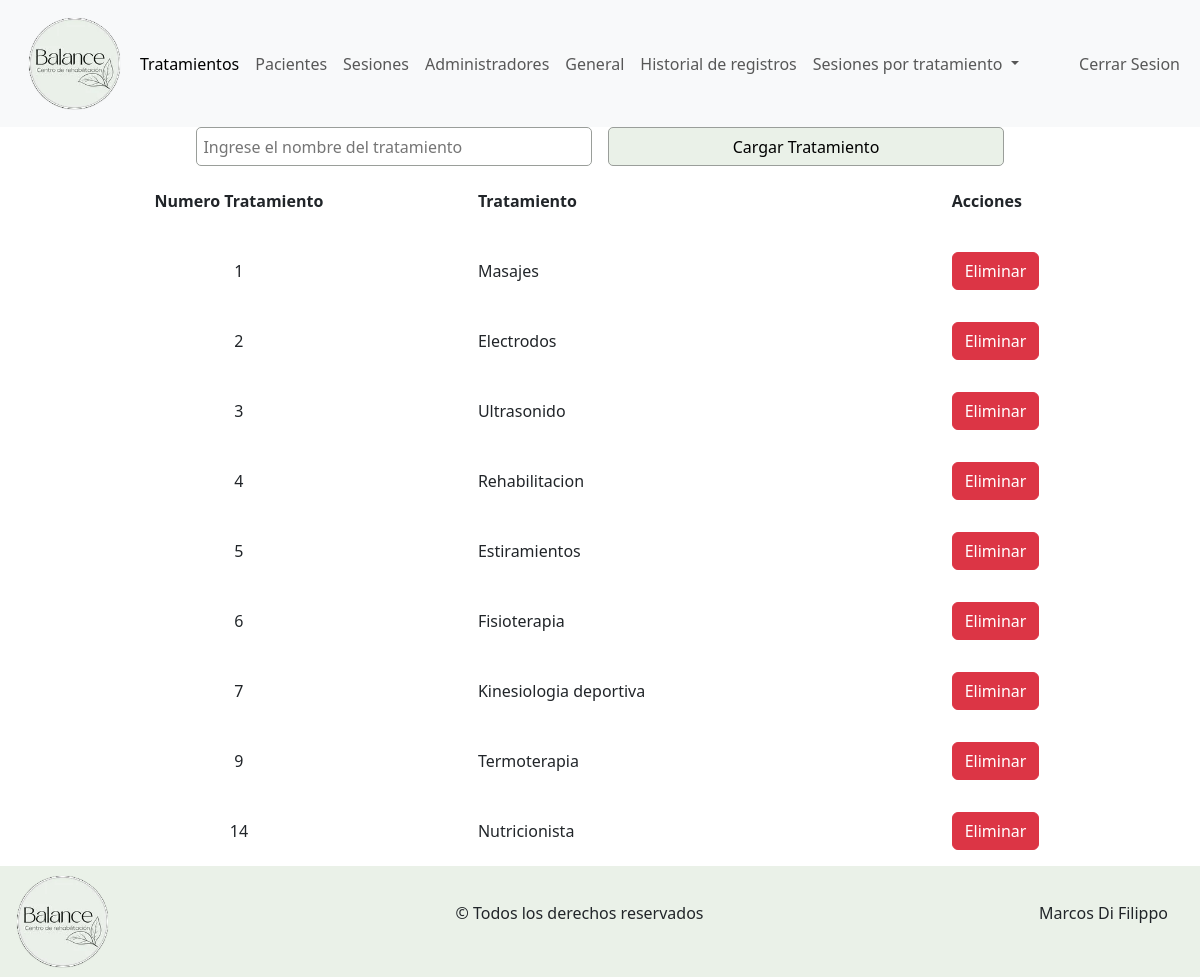
The page /admin/tratamientos.php (signed in) on the database as committed earlier.
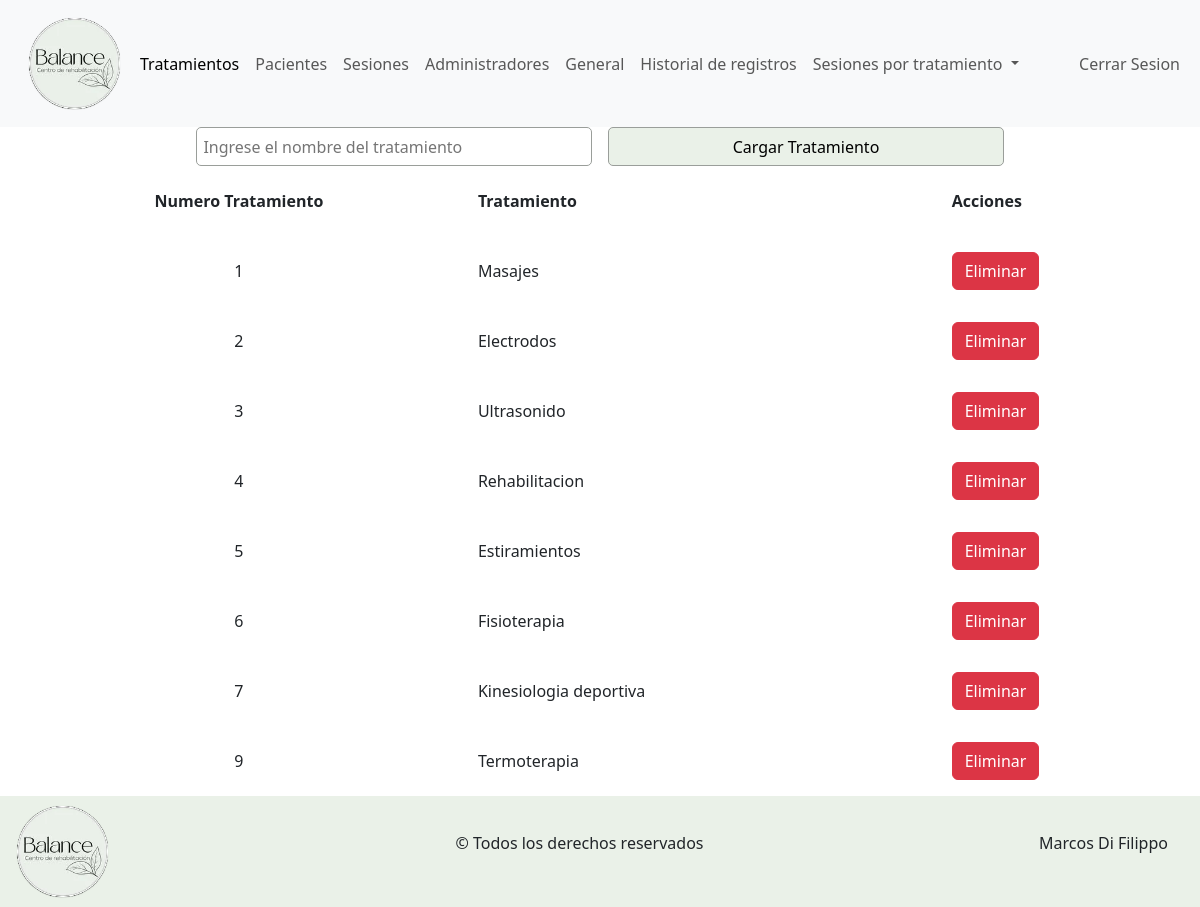
The same page on the database as committed later.
### tables this page shows
CREATE TABLE `tratamientos` (
  `id_tratamientos` int(11) NOT NULL,
  `nombre` varchar(45) NOT NULL
);

### admin/abml/lectura.php (called while the page is built, shortened)
<?php
    $lecturaTratamientos = "SELECT * FROM `tratamientos`";
?>

### admin/tratamientos.php (the view, shortened to what this page needs)
<?php
    include_once("../componentes-admin/header.php");
    include_once("./abml/lectura.php");
?>
<main>
    <section>
        <article class="article-alta-tratamiento">
            <form action="./abml/alta-tratamientos.php" method="post">
                <input type="text" name="tratamiento" placeholder="Ingrese el nombre del tratamiento">
                <input type="submit" value="Cargar Tratamiento">
            </form>
        </article>
        <article class="article-table">
            <table>
                <thead>
                    <th id="th-num-tratamiento">
                        Numero Tratamiento
                    </th>
                    <th>
                        Tratamiento
                    </th>
                    <th>
                        Acciones
                    </th>
                </thead>
                <tbody>
                    <?php
                        $tratamientos = mysqli_query($conexion, $lecturaTratamientos);
                        while ($tratamiento = mysqli_fetch_array($tratamientos)) {
                            echo "<tr>";
                            echo "<td class='num-tratamiento'>$tratamiento[id_tratamientos]</td>";
                            echo "<td>$tratamiento[nombre]</td>";
                            echo "<td><a class='btn btn-danger' href='./abml/baja.php?idT=$tratamiento[id_tratamientos]'>Eliminar</a></td>";
                            echo "</tr>";
                        }
                    ?>
                </tbody>
            </table>
        </article>
    </section>
</main>
<?php
    include_once("../componentes-admin/footer.php");
?>

Rows that differ between the two databases and show on the page:
removed tratamientos: id_tratamientos "14", nombre "Nutricionista"
